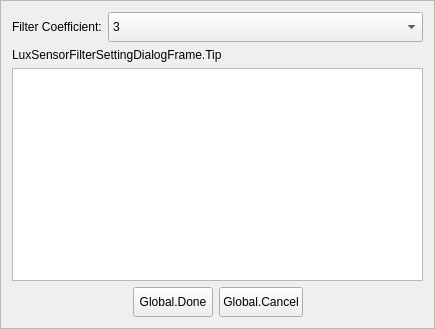
<?xml version="1.0" encoding="UTF-8"?>
<ui version="4.0">
 <class>LuxSensorFilterSettingDialogFrame</class>
 <widget class="QFrame" name="LuxSensorFilterSettingDialogFrame">
  <property name="geometry">
   <rect>
    <x>0</x>
    <y>0</y>
    <width>435</width>
    <height>329</height>
   </rect>
  </property>
  <property name="windowTitle">
   <string>Frame</string>
  </property>
  <property name="frameShape">
   <enum>QFrame::StyledPanel</enum>
  </property>
  <property name="frameShadow">
   <enum>QFrame::Raised</enum>
  </property>
  <layout class="QVBoxLayout" name="verticalLayout">
   <item>
    <layout class="QHBoxLayout" name="horizontalLayout">
     <item>
      <widget class="QLabel" name="label_2">
       <property name="text">
        <string>Filter Coefficient:</string>
       </property>
      </widget>
     </item>
     <item>
      <widget class="QComboBox" name="combFilterCoefficient">
       <property name="sizePolicy">
        <sizepolicy hsizetype="Expanding" vsizetype="Fixed">
         <horstretch>0</horstretch>
         <verstretch>0</verstretch>
        </sizepolicy>
       </property>
       <property name="minimumSize">
        <size>
         <width>0</width>
         <height>30</height>
        </size>
       </property>
       <property name="currentText">
        <string>7</string>
       </property>
       <item>
        <property name="text">
         <string>3</string>
        </property>
       </item>
       <item>
        <property name="text">
         <string>5</string>
        </property>
       </item>
       <item>
        <property name="text">
         <string>7</string>
        </property>
       </item>
       <item>
        <property name="text">
         <string>9</string>
        </property>
       </item>
       <item>
        <property name="text">
         <string>11</string>
        </property>
       </item>
       <item>
        <property name="text">
         <string>15</string>
        </property>
       </item>
       <item>
        <property name="text">
         <string>21</string>
        </property>
       </item>
       <item>
        <property name="text">
         <string>25</string>
        </property>
       </item>
       <item>
        <property name="text">
         <string>51</string>
        </property>
       </item>
      </widget>
     </item>
    </layout>
   </item>
   <item>
    <widget class="QLabel" name="label">
     <property name="text">
      <string>LuxSensorFilterSettingDialogFrame.Tip</string>
     </property>
    </widget>
   </item>
   <item>
    <widget class="QTextEdit" name="textLuxSensorIDs"/>
   </item>
   <item>
    <layout class="QHBoxLayout" name="horizontalLayout_2">
     <item>
      <spacer name="horizontalSpacer">
       <property name="orientation">
        <enum>Qt::Horizontal</enum>
       </property>
       <property name="sizeHint" stdset="0">
        <size>
         <width>40</width>
         <height>20</height>
        </size>
       </property>
      </spacer>
     </item>
     <item>
      <widget class="QPushButton" name="buttonDialogDone">
       <property name="minimumSize">
        <size>
         <width>80</width>
         <height>30</height>
        </size>
       </property>
       <property name="text">
        <string>Global.Done</string>
       </property>
      </widget>
     </item>
     <item>
      <widget class="QPushButton" name="buttonDialogCancel">
       <property name="minimumSize">
        <size>
         <width>80</width>
         <height>30</height>
        </size>
       </property>
       <property name="text">
        <string>Global.Cancel</string>
       </property>
      </widget>
     </item>
     <item>
      <spacer name="horizontalSpacer_2">
       <property name="orientation">
        <enum>Qt::Horizontal</enum>
       </property>
       <property name="sizeHint" stdset="0">
        <size>
         <width>40</width>
         <height>20</height>
        </size>
       </property>
      </spacer>
     </item>
    </layout>
   </item>
  </layout>
 </widget>
 <resources/>
 <connections/>
</ui>
